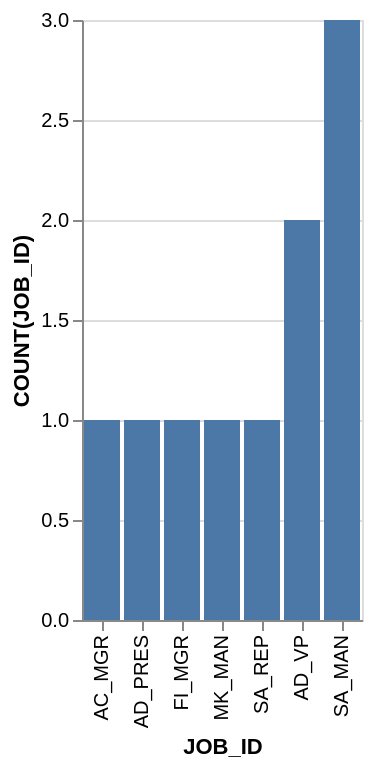

Here is the Vega-Lite specification saved for this chart:
### Vega-Lite specification from a JSON file in a GitHub repository (floating-point values rounded to 4 significant figures)
{"data": {"values": [{"x_data": "AC_MGR", "y_data": 1}, {"x_data": "AD_PRES", "y_data": 1}, {"x_data": "AD_VP", "y_data": 2}, {"x_data": "FI_MGR", "y_data": 1}, {"x_data": "MK_MAN", "y_data": 1}, {"x_data": "SA_MAN", "y_data": 3}, {"x_data": "SA_REP", "y_data": 1}]}, "mark": "bar", "encoding": {"x": {"field": "x_data", "type": "nominal", "title": "JOB_ID", "sort": {"op": "sum", "field": "y_data", "order": "ascending"}}, "y": {"field": "y_data", "type": "quantitative", "title": "COUNT(JOB_ID)"}}}
